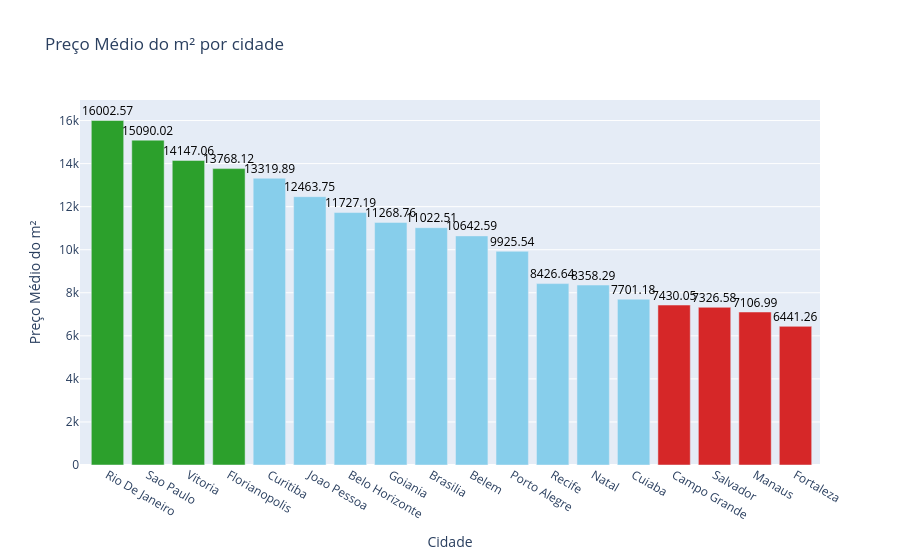

Notebook cell for this chart:
### Markdown cell above
## 3.5 Média do preço por m² por Cidade

### Code cell
df_sorted = df.sort_values(by='avg_area_price_ratio', ascending=False)

colors = ['skyblue'] * len(df_sorted)
colors[:4] = ['#2ca02c'] * 4
colors[-4:] = ['#d62728'] * 4 

fig = go.Figure()

fig.add_trace(go.Bar(
    x=df_sorted['city_name'], 
    y=df_sorted['avg_area_price_ratio'], 
    name='Preço Médio do m²',
    marker_color=colors
))

# Anotações
for i, value in enumerate(df_sorted['avg_area_price_ratio']):
    fig.add_annotation(
        x=df_sorted['city_name'].iloc[i], 
        y=value, 
        text=f'{value:.2f}', 
        showarrow=False, 
        font=dict(size=12, color='black'),
        yshift=10 
    )

fig.update_layout(
    title='Preço Médio do m² por cidade',
    xaxis_title='Cidade',
    yaxis_title='Preço Médio do m²',
    showlegend=False
)

fig.show()

### Figure 1 — Plotly figure (JSON) as saved in the notebook; plotly's stock layout.template omitted (floating-point values rounded to 4 significant figures)
{"data": [{"marker": {"color": ["#2ca02c", "#2ca02c", "#2ca02c", "#2ca02c", "skyblue", "skyblue", "skyblue", "skyblue", "skyblue", "skyblue", "skyblue", "skyblue", "skyblue", "skyblue", "#d62728", "#d62728", "#d62728", "#d62728"]}, "name": "Preço Médio do m²", "type": "bar", "x": ["Rio De Janeiro", "Sao Paulo", "Vitoria", "Florianopolis", "Curitiba", "Joao Pessoa", "Belo Horizonte", "Goiania", "Brasilia", "Belem", "Porto Alegre", "Recife", "Natal", "Cuiaba", "Campo Grande", "Salvador", "Manaus", "Fortaleza"], "y": [16000.0, 15090.0, 14150.0, 13770.0, 13320.0, 12460.0, 11730.0, 11270.0, 11020.0, 10640.0, 9926.0, 8427.0, 8358.0, 7701.0, 7430.0, 7327.0, 7107.0, 6441.0]}], "layout": {"annotations": [{"font": {"color": "black", "size": 12}, "showarrow": false, "text": "16002.57", "x": "Rio De Janeiro", "y": 16000.0, "yshift": 10}, {"font": {"color": "black", "size": 12}, "showarrow": false, "text": "15090.02", "x": "Sao Paulo", "y": 15090.0, "yshift": 10}, {"font": {"color": "black", "size": 12}, "showarrow": false, "text": "14147.06", "x": "Vitoria", "y": 14150.0, "yshift": 10}, {"font": {"color": "black", "size": 12}, "showarrow": false, "text": "13768.12", "x": "Florianopolis", "y": 13770.0, "yshift": 10}, {"font": {"color": "black", "size": 12}, "showarrow": false, "text": "13319.89", "x": "Curitiba", "y": 13320.0, "yshift": 10}, {"font": {"color": "black", "size": 12}, "showarrow": false, "text": "12463.75", "x": "Joao Pessoa", "y": 12460.0, "yshift": 10}, {"font": {"color": "black", "size": 12}, "showarrow": false, "text": "11727.19", "x": "Belo Horizonte", "y": 11730.0, "yshift": 10}, {"font": {"color": "black", "size": 12}, "showarrow": false, "text": "11268.76", "x": "Goiania", "y": 11270.0, "yshift": 10}, {"font": {"color": "black", "size": 12}, "showarrow": false, "text": "11022.51", "x": "Brasilia", "y": 11020.0, "yshift": 10}, {"font": {"color": "black", "size": 12}, "showarrow": false, "text": "10642.59", "x": "Belem", "y": 10640.0, "yshift": 10}, {"font": {"color": "black", "size": 12}, "showarrow": false, "text": "9925.54", "x": "Porto Alegre", "y": 9926.0, "yshift": 10}, {"font": {"color": "black", "size": 12}, "showarrow": false, "text": "8426.64", "x": "Recife", "y": 8427.0, "yshift": 10}, {"font": {"color": "black", "size": 12}, "showarrow": false, "text": "8358.29", "x": "Natal", "y": 8358.0, "yshift": 10}, {"font": {"color": "black", "size": 12}, "showarrow": false, "text": "7701.18", "x": "Cuiaba", "y": 7701.0, "yshift": 10}, {"font": {"color": "black", "size": 12}, "showarrow": false, "text": "7430.05", "x": "Campo Grande", "y": 7430.0, "yshift": 10}, {"font": {"color": "black", "size": 12}, "showarrow": false, "text": "7326.58", "x": "Salvador", "y": 7327.0, "yshift": 10}, {"font": {"color": "black", "size": 12}, "showarrow": false, "text": "7106.99", "x": "Manaus", "y": 7107.0, "yshift": 10}, {"font": {"color": "black", "size": 12}, "showarrow": false, "text": "6441.26", "x": "Fortaleza", "y": 6441.0, "yshift": 10}], "showlegend": false, "title": {"text": "Preço Médio do m² por cidade"}, "xaxis": {"title": {"text": "Cidade"}}, "yaxis": {"title": {"text": "Preço Médio do m²"}}}}
